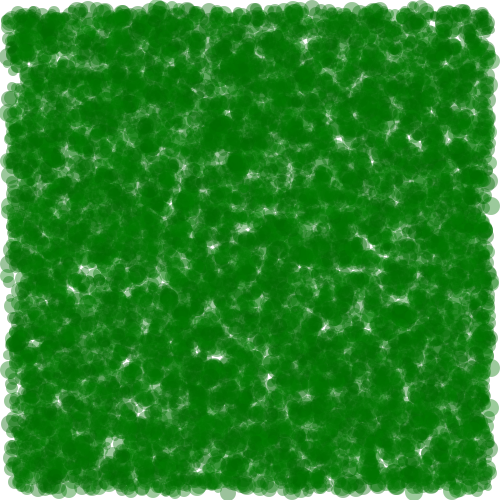
Frame 1 (no input)
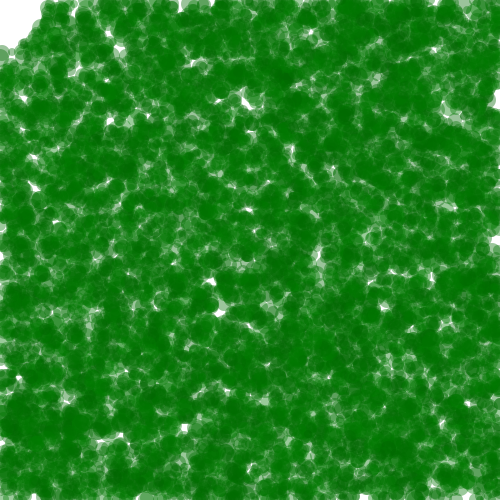
Frame 60 (the mouse pressed at the canvas centre just before this capture)
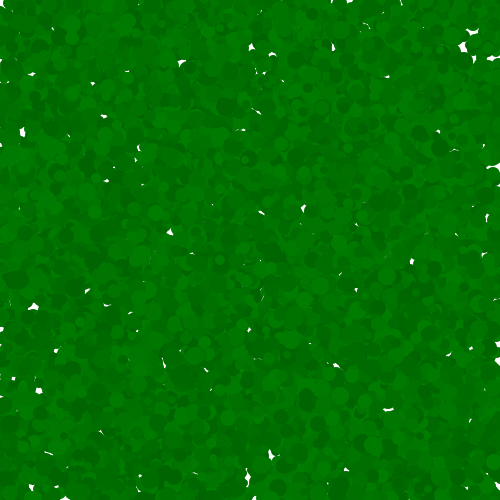
Frame 120 (the mouse held since frame 60 and released just before this capture)

The Processing sketch that drew these frames (run headless with seeded random() and noise(); from frame 60 on, the mouse is pressed at the canvas centre):

// Processing sketch: arraydrawinteractiveballs
// ── arraydrawinteractiveballs.pde
/////////////////////////////
//RAHA GHASSEMI
//ARRAY INTERACTIVE BALLS EXAMPLES
//AUg. XX 2015
/////////////////////////////
//Global Variables

//Variables
int numBalls = 10000;
int buffer = 10;
int magicRadius = 50;
//Arrays
int []ballsX = new int[numBalls];
int []ballsY = new int[numBalls];

int []speedX = new int[numBalls];
int []speedY = new int[numBalls];

int []radius = new int[numBalls];

color [] baseColor = new color [numBalls];
int [] opacity = new int [numBalls];
color [] drawColor = new color [numBalls];

//////////////////////////////

void setup () {
  size(500,500);
  //Initialize the arrays
     noStroke();
  for (int i=0; i<numBalls; i++){
    ballsX[i] = int(random(buffer, width-buffer));
    ballsY[i] = int(random(buffer, height-buffer));
    
    speedX[i] = int(random(-5, 5));
    speedY[i] = int(random(-5, 5)); 
    
//    if(speedX[i] == 0) {
//      speedX[i] = 1;
//    }
//     if(speedY[i] == 0) {
//      speedY[i] = 1;
//    }
    
    radius[i] = int(random(4, 10));
    
    baseColor[i] = color(0,int(random(100,125)),0);
    opacity[i] = 100;
    drawColor[i] = color(baseColor[i], opacity[i]);
   
  }
  
}

void draw () {
  background(255);
  //setup my functions
  
  update();
  ballBoundry();
  drawBalls();
  ballInteraction();
}  

void update () {
  for (int i = 0; i<numBalls; i++){
    ballsX[i] = ballsX[i] + speedX[i];
    ballsY[i] = ballsY[i] + speedY[i];
  }
}

void drawBalls () {
  for(int i = 0; i<numBalls; i++) {
    drawColor[i] = color(baseColor[i], opacity[i]);
    fill (drawColor[i]);
    ellipse (ballsX[i], ballsY[i], radius[i]*2, radius[i]*2);
  }
}


void ballBoundry (){
  for (int i = 0; i < numBalls; i++){
    if(ballsX[i]<0) {
      speedX[i]= -1*speedX[i];
      ballsX[i] = 0;
    }
    if(ballsX[i]>width) {
      speedX[i]= -1*speedX[i];
      ballsX[i] = width;
    }
    
    if(ballsY[i]<0) {
      speedY[i]= -1*speedY[i];
      ballsY[i] = 0;
    }
    if(ballsY[i]>height) {
      speedY[i]= -1*speedY[i];
      ballsY[i] = height;
    }
  }
}
void ballInteraction(){
  for (int i = 0; i < numBalls; i++) {
    if(dist(ballsX[i], ballsY[i], mouseX, mouseY) < magicRadius) {
      opacity[i] = 0;
    }
    if (mousePressed) {
      opacity[i]=255;
    }
  }
}
